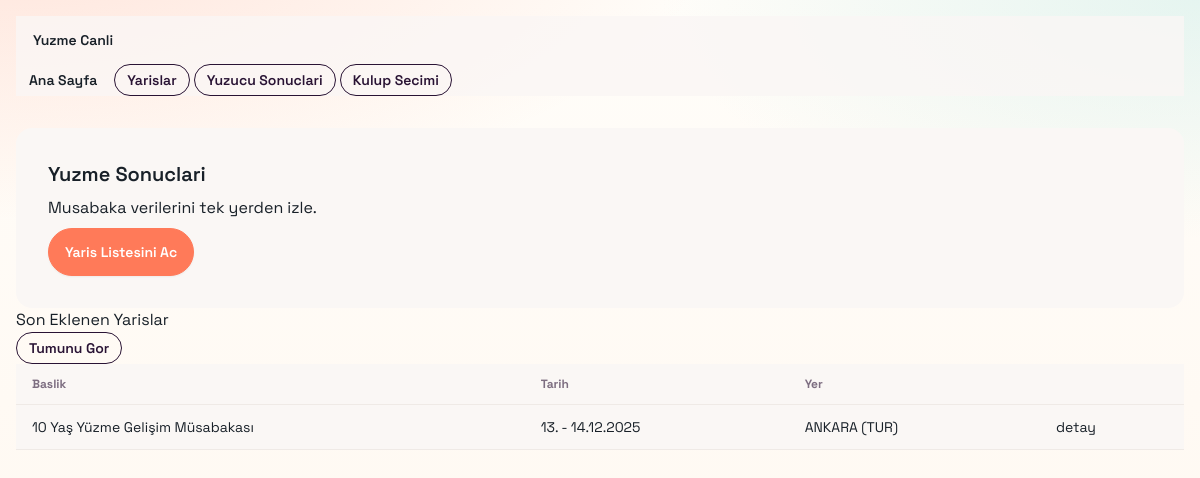
The app's page /, older data.
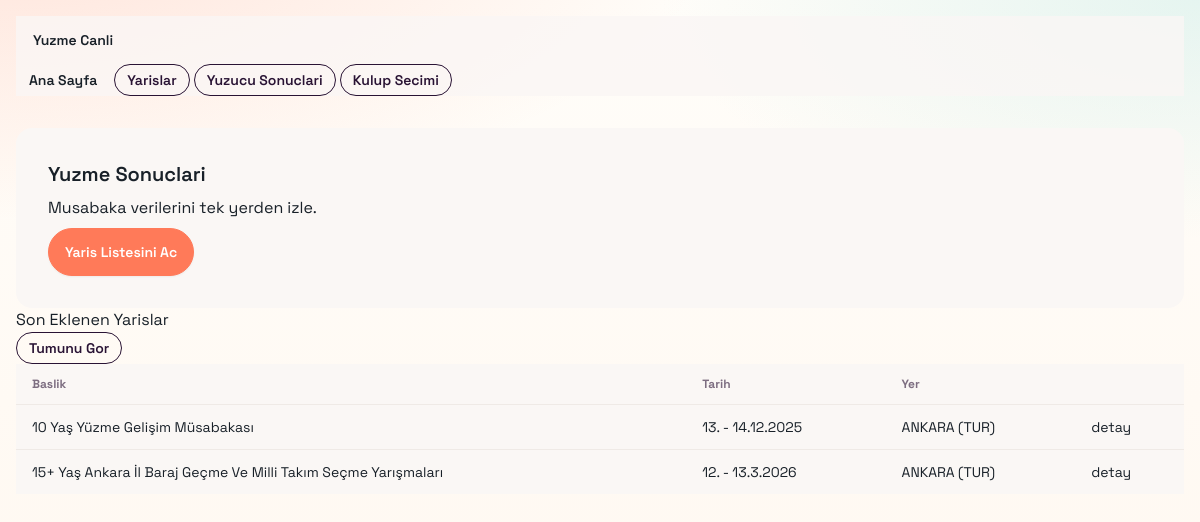
The same page, newer data.
### main/models.py (models this page shows, shortened)
class Event(models.Model):
    unique_name = models.CharField(max_length=100, unique=True, default="")
    title = models.CharField(max_length=255)
    date = models.CharField(max_length=64)
    location = models.CharField(max_length=255)
    class Meta:
        unique_together = [("title", "date", "location")]

### main/views.py (the view)
# urls.py: path('', views.home, name='home'),
def home(request):
    event_count = Event.objects.count()
    result_count = Result.objects.count()
    latest_events = Event.objects.order_by("-date", "title")[:5]
    context = {
        "event_count": event_count,
        "result_count": result_count,
        "latest_events": latest_events,
    }
    return render(request, "home.html", context)

### main/templates/home.html (shortened to what this page needs)
{% extends "base.html" %}
{% block content %}
<section class="grid gap-6 md:grid-cols-3 mb-8">
    <div class="card bg-base-100 border border-base-200 shadow-sm md:col-span-2">
        <div class="card-body">
                   <h1 class="card-title text-3xl md:text-4xl">Yuzme Sonuclari</h1>
            <p class="opacity-80">
                Musabaka verilerini tek yerden izle.
            </p>
            <div class="mt-2">
                <a href="/events/" class="btn" style="background:#ff7a59;border-color:#ff7a59;color:#fff;">Yaris Listesini Ac</a>
            </div>
        </div>
    </div>
</section>
<section>
    <div class="flex flex-col sm:flex-row sm:items-center sm:justify-between gap-3 mb-3">
        <h2 class="text-xl font-semibold">Son Eklenen Yarislar</h2>
        <a href="/events/" class="btn btn-sm btn-outline">Tumunu Gor</a>
    </div>
    <div class="overflow-x-auto rounded-2xl border border-base-200 bg-base-100">
        <table class="table table-sm sm:table-md">
            <thead>
                <tr>
                    <th>Baslik</th>
                    <th>Tarih</th>
                    <th>Yer</th>
                    <th></th>
                </tr>
            </thead>
            <tbody>
                {% for event in latest_events %}
                <tr>
                    <td>{{ event.title }}</td>
                    <td>{{ event.date }}</td>
                    <td>{{ event.location }}</td>
                    <td><a class="link link-hover" href="/events/{{ event.id }}/">detay</a></td>
                </tr>
                {% empty %}
                <tr>
                    <td colspan="4" class="opacity-70">Henuz etkinlik yok. Once parser tarafindan yukleyin.</td>
                </tr>
                {% endfor %}
            </tbody>
        </table>
    </div>
</section>
{% endblock %}

Row changes from the older to the newer data that the page shows:
added Event: title "15+ Yaş Ankara İl Baraj Geçme Ve Milli Takım Seçme Yarışmaları", date "12. - 13.3.2026", location "ANKARA (TUR)"
